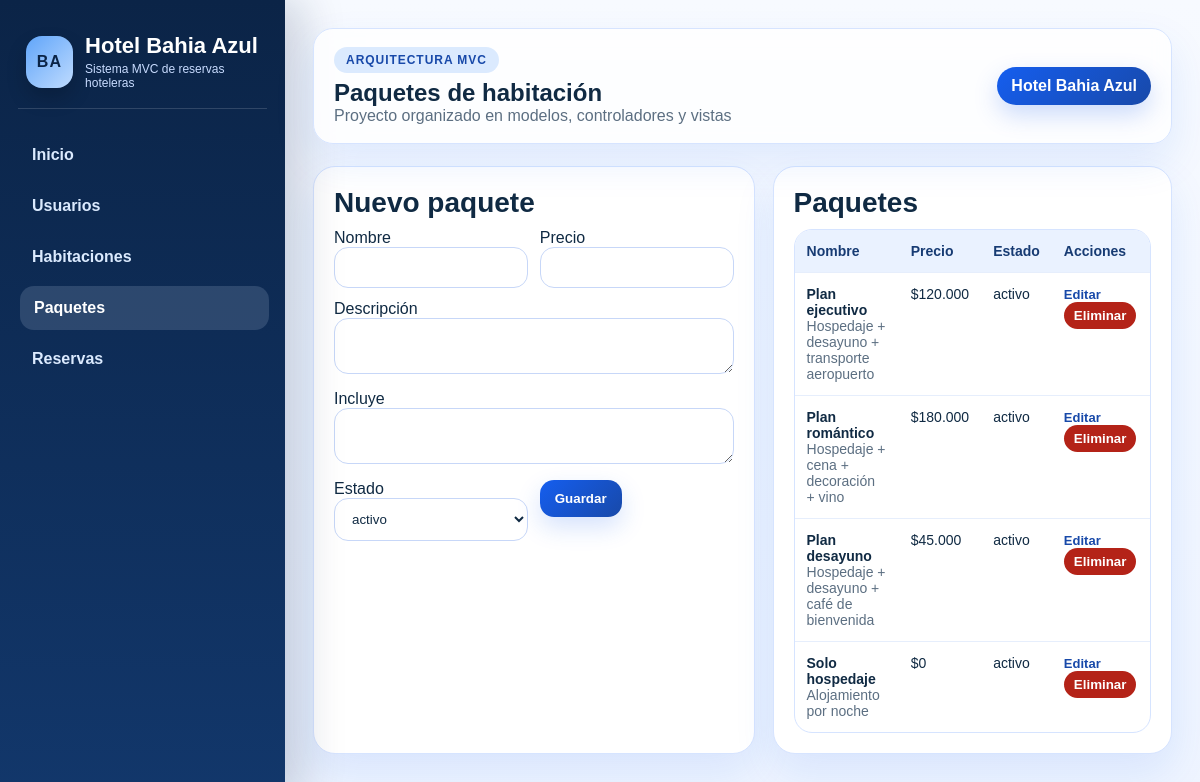
The app's page /index.php?route=paquetes with its own data.
### tables this page shows
CREATE TABLE `paquetes_habitacion` (
  `id` INT AUTO_INCREMENT PRIMARY KEY,
  `nombre` VARCHAR(100) NOT NULL,
  `descripcion` TEXT,
  `incluye` TEXT,
  `precio` DECIMAL(12,2) NOT NULL,
  `estado` ENUM('activo','inactivo') NOT NULL DEFAULT 'activo',
  `fecha_creacion` TIMESTAMP DEFAULT CURRENT_TIMESTAMP
);

### app/Core/Controller.php (called while the page is built, shortened)
<?php
abstract class Controller {
    protected function render(string $view, array $data = []): void {
        extract($data);
        $viewPath = __DIR__ . '/../Views/' . $view . '.php';
        require __DIR__ . '/../Views/layouts/header.php';
        require $viewPath;
        require __DIR__ . '/../Views/layouts/footer.php';
    }
}

### app/Controllers/PaqueteController.php (called while the page is built, shortened)
<?php
class PaqueteController extends Controller {
    public function index(): void {
        $model = new Paquete();
        $edit = isset($_GET['edit']) ? $model->find((int)$_GET['edit']) : null;
        $this->render('paquetes/index', [
            'titulo' => 'Paquetes de habitación',
            'page' => 'paquetes',
            'paquetes' => $model->all(),
            'edit' => $edit ?: ['id'=>0,'nombre'=>'','descripcion'=>'','incluye'=>'','precio'=>'','estado'=>'activo'],
            'msg' => $_GET['msg'] ?? '',
        ]);
    }
}

### app/Core/Router.php (called while the page is built, shortened)
<?php
class Router {
    private array $routes = [];
    public function get(string $path, array $action): void { $this->routes['GET'][$path] = $action; }
    public function post(string $path, array $action): void { $this->routes['POST'][$path] = $action; }
    public function dispatch(string $method, string $path): void {
        $action = $this->routes[$method][$path] ?? null;
        [$controllerClass, $controllerMethod] = $action;
        $controller = new $controllerClass();
        $controller->$controllerMethod();
    }
}

### public/index.php (called while the page is built, shortened)
<?php
require __DIR__ . '/../app/Config/helpers.php';
$router = new Router();
$router->get('dashboard', [DashboardController::class, 'index']);
$router->get('usuarios', [UsuarioController::class, 'index']);
$router->post('usuarios/guardar', [UsuarioController::class, 'save']);
$router->post('usuarios/eliminar', [UsuarioController::class, 'delete']);
$router->get('habitaciones', [HabitacionController::class, 'index']);
$router->post('habitaciones/guardar', [HabitacionController::class, 'save']);
$router->post('habitaciones/eliminar', [HabitacionController::class, 'delete']);
$router->get('paquetes', [PaqueteController::class, 'index']);
$router->post('paquetes/guardar', [PaqueteController::class, 'save']);
$router->post('paquetes/eliminar', [PaqueteController::class, 'delete']);
$router->get('reservas', [ReservaController::class, 'index']);
$router->post('reservas/guardar', [ReservaController::class, 'save']);
$router->post('reservas/eliminar', [ReservaController::class, 'delete']);
$route = $_GET['route'] ?? 'dashboard';
$router->dispatch($_SERVER['REQUEST_METHOD'], $route);

### app/Config/helpers.php (called while the page is built, shortened)
<?php
function e($value): string { return htmlspecialchars((string)$value, ENT_QUOTES, 'UTF-8'); }
function money($value): string { return '$' . number_format((float)$value, 0, ',', '.'); }

### app/Core/Database.php (called while the page is built, shortened)
<?php
class Database {
    private static ?mysqli $connection = null;
    public static function connection(): mysqli {
        if (self::$connection === null) {
            $config = require __DIR__ . '/../Config/config.php';
            $db = $config['db'];
            self::$connection = new mysqli($db['host'], $db['user'], $db['pass'], $db['name']);
            self::$connection->set_charset($db['charset']);
        }
        return self::$connection;
    }
    public static function prepare(string $sql): mysqli_stmt {
        return self::connection()->prepare($sql);
    }
    public static function execute(mysqli_stmt $stmt): bool {
        return $stmt->execute();
    }
    public static function getResult(mysqli_stmt $stmt): ?array {
        $result = $stmt->get_result();
        return $result ? $result->fetch_all(MYSQLI_ASSOC) : [];
    }
}

### app/Models/Paquete.php (called while the page is built, shortened)
<?php
class Paquete extends Model {
    public function all(): array {
        $stmt = DB::prepare('SELECT * FROM paquetes_habitacion ORDER BY id DESC');
        DB::execute($stmt);
        return DB::getResult($stmt);
    }
}

### app/Views/paquetes/index.php (the view, shortened to what this page needs)
<div class="grid-2">
  <div class="card">
    <h3><?= !empty($edit['id']) ? 'Editar paquete' : 'Nuevo paquete' ?></h3>
    <form method="POST" action="index.php?route=paquetes/guardar" class="form-grid">
      <div><label>Nombre</label><input class="input" name="nombre" value="<?= e($edit['nombre']) ?>" required></div>
      <div><label>Precio</label><input class="input" type="number" step="0.01" name="precio" value="<?= e($edit['precio']) ?>" required></div>
      <div style="grid-column:1/-1"><label>Descripción</label><textarea class="input" name="descripcion"><?= e($edit['descripcion']) ?></textarea></div>
      <div style="grid-column:1/-1"><label>Incluye</label><textarea class="input" name="incluye"><?= e($edit['incluye']) ?></textarea></div>
      <div><label>Estado</label><select name="estado"><option value="activo" <?= $edit['estado']==='activo'?'selected':'' ?>>activo</option></select></div>
      <div><button class="btn" type="submit">Guardar</button></div>
    </form>
  </div>
  <div class="card">
    <h3>Paquetes</h3>
    <table class="table">
      <tr><th>Nombre</th><th>Precio</th><th>Estado</th><th>Acciones</th></tr>
      <?php foreach ($paquetes as $p): ?>
      <tr>
        <td><strong><?= e($p['nombre']) ?></strong><br><span class="muted"><?= e($p['incluye']) ?></span></td>
        <td><?= money($p['precio']) ?></td><td><?= e($p['estado']) ?></td>
        <td class="actions"><a href="index.php?route=paquetes&edit=<?= e($p['id']) ?>">Editar</a>
        <form style="display:inline" method="POST" action="index.php?route=paquetes/eliminar" onsubmit="return confirm('¿Eliminar paquete?');"><input type="hidden" name="id" value="<?= e($p['id']) ?>"><button class="btn danger" style="padding:6px 10px" type="submit">Eliminar</button></form></td>
      </tr>
      <?php endforeach; ?>
    </table>
  </div>
</div>

### public/assets/css/estilos.css (style rules this page uses)
:root { --bg:#eef4ff; --bg-soft:#f7faff; --card:#ffffff; --primary:#155eef; --primary-dark:#1849a9; --primary-soft:#dbeafe; --sidebar:#0b2447; --sidebar-2:#12376b; --text:#102a43; --muted:#5c6f82; --border:#d6e4ff; --danger:#b42318; --ok:#067647; --warn:#b54708; --shadow:0 18px 40px rgba(21,94,239,.10); }
* { box-sizing:border-box }
body { margin:0;font-family:Arial,Helvetica,sans-serif;background:linear-gradient(180deg,#f7faff 0%,#eef4ff 100%);color:var(--text) }
a { text-decoration:none;color:inherit }
.card,.room-card { background:var(--card);border:1px solid var(--border);border-radius:22px;padding:20px;box-shadow:var(--shadow) }
.card h3,.card h4,.room-card h4 { margin:0 0 10px }
.card h3 { font-size:28px }
.muted { color:var(--muted) }
.grid-2 { display:grid;grid-template-columns:1.05fr .95fr;gap:18px }
.table { width:100%;border-collapse:separate;border-spacing:0;background:#fff;border:1px solid var(--border);border-radius:18px;overflow:hidden }
.table th,.table td { padding:13px 12px;border-bottom:1px solid #e6eefc;text-align:left;font-size:14px;vertical-align:top }
.table th { background:#eaf2ff;color:#173b73;font-weight:800 }
.table tr:last-child td { border-bottom:none }
.form-grid { display:grid;grid-template-columns:repeat(auto-fit,minmax(180px,1fr));gap:12px }
.input,select,textarea { width:100%;padding:12px 13px;border:1px solid #c7d7f8;border-radius:14px;background:#fff;color:var(--text);outline:none }
.btn { display:inline-block;padding:11px 15px;border-radius:14px;background:linear-gradient(135deg,var(--primary),var(--primary-dark));color:#fff;border:none;cursor:pointer;font-weight:700;box-shadow:0 10px 24px rgba(21,94,239,.18) }
.btn.danger { background:#b42318;box-shadow:none }
.actions a { margin-right:8px;font-size:13px;color:var(--primary-dark);font-weight:700 }

### records on screen
paquetes_habitacion: nombre "Plan ejecutivo", incluye "Hospedaje + desayuno + transporte aeropuerto", precio "$120.000", estado "activo"
paquetes_habitacion: nombre "Plan romántico", incluye "Hospedaje + cena + decoración + vino", precio "$180.000", estado "activo"
paquetes_habitacion: nombre "Plan desayuno", incluye "Hospedaje + desayuno + café de bienvenida", precio "$45.000", estado "activo"
paquetes_habitacion: nombre "Solo hospedaje", incluye "Alojamiento por noche", precio "$0", estado "activo"

### other values on screen
$appName "Hotel Bahia Azul"
$titulo "Paquetes de habitación"
